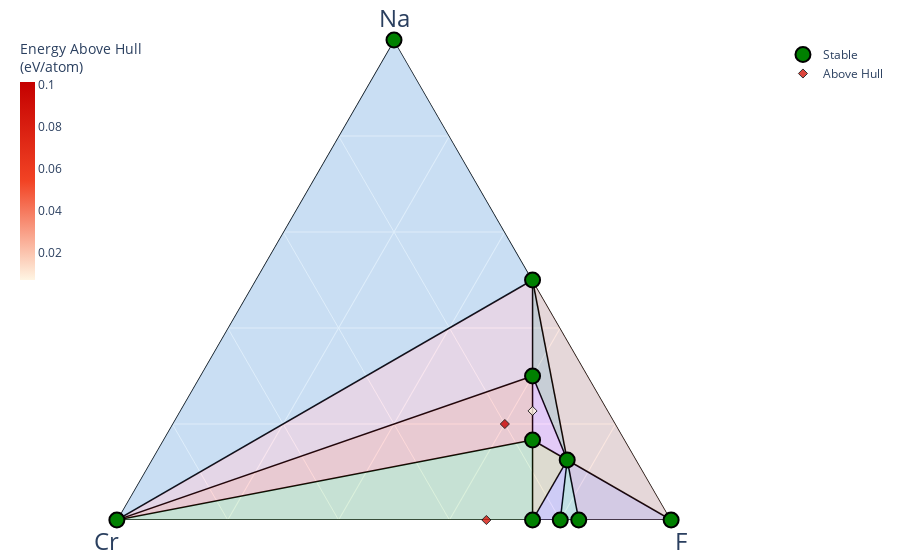

Notebook source saved alongside this figure:
### Code cell
from pymatgen.analysis.phase_diagram import Composition
entries =[PDEntry(k,v) for k,v in input_data.items()]

phase_diagram_1 = PhaseDiagram(entries)
plotter_1 = PDPlotter(phase_diagram_1, show_unstable=True, label_unstable=True, label_stable=True, markersize=20)
plotter_1.show() 
plotter_1.write_image(stream= 'Na-Cr-F_S.svg', image_format='svg')
print(phase_diagram_1.stable_entries)

### Figure 1 — Plotly figure (JSON) as saved in the notebook; plotly's stock layout.template omitted (floating-point values rounded to 4 significant figures)
{"data": [{"a": [0, 1, null, 1, 1, null, 0, 0, null, 0, 1, null, 1, 0, null, 1, 0, null, 1, 3, null, 1, 3, null, 1, 0, null, 3, 0, null, 0, 0, null, 0, 1, null, 0, 0, null, 1, 1, null, 1, 1, null, 1, 0, null, 0, 1, null, 0, 0, null, 0, 1, null, 1, 3, null], "b": [1, 1, null, 0, 0, null, 1, 0, null, 1, 1, null, 1, 1, null, 1, 0, null, 1, 1, null, 0, 1, null, 0, 1, null, 1, 1, null, 1, 1, null, 1, 1, null, 1, 1, null, 1, 1, null, 0, 1, null, 0, 0, null, 1, 0, null, 1, 1, null, 1, 1, null, 1, 1, null], "c": [5, 6, null, 1, 0, null, 5, 2, null, 3, 4, null, 4, 0, null, 6, 2, null, 4, 6, null, 1, 6, null, 1, 0, null, 6, 0, null, 3, 4, null, 4, 6, null, 3, 0, null, 4, 6, null, 1, 6, null, 1, 2, null, 0, 0, null, 4, 5, null, 3, 6, null, 6, 6, null], "hoverinfo": "none", "line": {"color": "black", "width": 1.5}, "mode": "lines", "showlegend": false, "type": "scatterternary"}, {"a": [0, 1, 1], "b": [1, 0, 0], "c": [0, 0, 1], "fill": "toself", "fillcolor": "#2E91E5", "hovertemplate": "<extra></extra>", "line": {"width": 0}, "mode": "lines", "name": "Cr—Na—NaF", "opacity": 0.15, "showlegend": false, "type": "scatterternary"}, {"a": [0, 3, 1], "b": [1, 1, 0], "c": [0, 6, 1], "fill": "toself", "fillcolor": "#E15F99", "hovertemplate": "<extra></extra>", "line": {"width": 0}, "mode": "lines", "name": "Cr—Na<sub>3</sub>CrF<sub>6</sub>—NaF", "opacity": 0.15, "showlegend": false, "type": "scatterternary"}, {"a": [0, 0, 1], "b": [1, 1, 1], "c": [0, 3, 4], "fill": "toself", "fillcolor": "#1CA71C", "hovertemplate": "<extra></extra>", "line": {"width": 0}, "mode": "lines", "name": "Cr—CrF<sub>3</sub>—NaCrF<sub>4</sub>", "opacity": 0.15, "showlegend": false, "type": "scatterternary"}, {"a": [0, 3, 1], "b": [1, 1, 1], "c": [0, 6, 4], "fill": "toself", "fillcolor": "#FB0D0D", "hovertemplate": "<extra></extra>", "line": {"width": 0}, "mode": "lines", "name": "Cr—Na<sub>3</sub>CrF<sub>6</sub>—NaCrF<sub>4</sub>", "opacity": 0.15, "showlegend": false, "type": "scatterternary"}, {"a": [3, 1, 1], "b": [1, 1, 1], "c": [6, 4, 6], "fill": "toself", "fillcolor": "#DA16FF", "hovertemplate": "<extra></extra>", "line": {"width": 0}, "mode": "lines", "name": "Na<sub>3</sub>CrF<sub>6</sub>—NaCrF<sub>4</sub>—NaCrF<sub>6</sub>", "opacity": 0.15, "showlegend": false, "type": "scatterternary"}, {"a": [3, 1, 1], "b": [1, 1, 0], "c": [6, 6, 1], "fill": "toself", "fillcolor": "#222A2A", "hovertemplate": "<extra></extra>", "line": {"width": 0}, "mode": "lines", "name": "Na<sub>3</sub>CrF<sub>6</sub>—NaCrF<sub>6</sub>—NaF", "opacity": 0.15, "showlegend": false, "type": "scatterternary"}, {"a": [0, 1, 1], "b": [1, 1, 1], "c": [3, 4, 6], "fill": "toself", "fillcolor": "#B68100", "hovertemplate": "<extra></extra>", "line": {"width": 0}, "mode": "lines", "name": "CrF<sub>3</sub>—NaCrF<sub>4</sub>—NaCrF<sub>6</sub>", "opacity": 0.15, "showlegend": false, "type": "scatterternary"}, {"a": [0, 0, 1], "b": [1, 0, 1], "c": [5, 2, 6], "fill": "toself", "fillcolor": "#750D86", "hovertemplate": "<extra></extra>", "line": {"width": 0}, "mode": "lines", "name": "CrF<sub>5</sub>—F<sub>2</sub>—NaCrF<sub>6</sub>", "opacity": 0.15, "showlegend": false, "type": "scatterternary"}, {"a": [0, 1, 1], "b": [0, 1, 0], "c": [2, 6, 1], "fill": "toself", "fillcolor": "#EB663B", "hovertemplate": "<extra></extra>", "line": {"width": 0}, "mode": "lines", "name": "F<sub>2</sub>—NaCrF<sub>6</sub>—NaF", "opacity": 0.15, "showlegend": false, "type": "scatterternary"}, {"a": [0, 0, 1], "b": [1, 1, 1], "c": [3, 4, 6], "fill": "toself", "fillcolor": "#511CFB", "hovertemplate": "<extra></extra>", "line": {"width": 0}, "mode": "lines", "name": "CrF<sub>3</sub>—CrF<sub>4</sub>—NaCrF<sub>6</sub>", "opacity": 0.15, "showlegend": false, "type": "scatterternary"}, {"a": [0, 0, 1], "b": [1, 1, 1], "c": [4, 5, 6], "fill": "toself", "fillcolor": "#00A08B", "hovertemplate": "<extra></extra>", "line": {"width": 0}, "mode": "lines", "name": "CrF<sub>4</sub>—CrF<sub>5</sub>—NaCrF<sub>6</sub>", "opacity": 0.15, "showlegend": false, "type": "scatterternary"}, {"a": [0, 1, 1, 1, 0, 0, 1, 0, 3, 0], "b": [1, 1, 0, 0, 0, 1, 1, 1, 1, 1], "c": [5, 6, 1, 0, 2, 3, 4, 0, 6, 4], "cliponaxis": false, "hoverinfo": "text", "hoverlabel": {"font": {"size": 14}}, "hovertext": ["CrF<sub>5</sub> (no ID) <br> -2.424 eV/atom (Stable)", "NaCrF<sub>6</sub> (no ID) <br> -2.66 eV/atom (Stable)", "NaF (no ID) <br> -2.994 eV/atom (Stable)", "Na (no ID) <br> 0.0 eV/atom (Stable)", "F<sub>2</sub> (no ID) <br> 0.0 eV/atom (Stable)", "CrF<sub>3</sub> (no ID) <br> -3.204 eV/atom (Stable)", "NaCrF<sub>4</sub> (no ID) <br> -3.187 eV/atom (Stable)", "Cr (no ID) <br> 0.0 eV/atom (Stable)", "Na<sub>3</sub>CrF<sub>6</sub> (no ID) <br> -3.162 eV/atom (Stable)", "CrF<sub>4</sub> (no ID) <br> -2.739 eV/atom (Stable)"], "marker": {"color": "green", "line": {"color": "black", "width": 2}, "size": 15, "symbol": "circle"}, "mode": "markers", "name": "Stable", "showlegend": true, "type": "scatterternary"}, {"a": [0, 1, 5], "b": [1, 1, 3], "c": [2, 3, 14], "cliponaxis": false, "hoverinfo": "text", "hoverlabel": {"font": {"size": 14}}, "hovertext": ["CrF<sub>2</sub> (no ID) <br> -2.764 eV/atom (+0.084 eV/atom)", "NaCrF<sub>3</sub> (no ID) <br> -2.865 eV/atom (+0.101 eV/atom)", "Na<sub>5</sub>Cr<sub>3</sub>F<sub>14</sub> (no ID) <br> -3.169 eV/atom (+0.007 eV/atom)"], "marker": {"color": [0.084, 0.101, 0.007], "colorbar": {"len": 0.5, "thickness": 0.02, "thicknessmode": "fraction", "title": {"text": "Energy Above Hull<br>(eV/atom)"}, "x": 0, "xpad": 0, "y": 1, "yanchor": "top", "ypad": 0}, "colorscale": [[0, "#fff5e3"], [0.5, "#f24324"], [1, "#c40000"]], "line": {"color": "black", "width": 1}, "opacity": 0.8, "size": 7, "symbol": "diamond"}, "mode": "markers", "name": "Above Hull", "showlegend": true, "type": "scatterternary"}], "layout": {"autosize": true, "coloraxis": {"colorbar": {"x": 1, "y": 0.05, "yanchor": "top"}}, "margin": {"b": 40, "l": 20, "r": 20, "t": 40}, "paper_bgcolor": "rgba(0, 0, 0, 0)", "plot_bgcolor": "rgba(0, 0, 0, 0)", "showlegend": true, "ternary": {"aaxis": {"layer": "below traces", "showgrid": true, "showticklabels": true, "tickfont": {"color": "rgba(0, 0, 0, 0)", "size": 7}, "title": {"font": {"size": 24}, "text": "Na"}}, "baxis": {"layer": "below traces", "min": 0, "showgrid": true, "showticklabels": true, "tickfont": {"color": "rgba(0, 0, 0, 0)", "size": 7}, "title": {"font": {"size": 24}, "text": "Cr"}}, "caxis": {"layer": "below traces", "min": 0, "showgrid": true, "showticklabels": true, "tickfont": {"color": "rgba(0, 0, 0, 0)", "size": 7}, "title": {"font": {"size": 24}, "text": "F"}}, "sum": 1}}}
